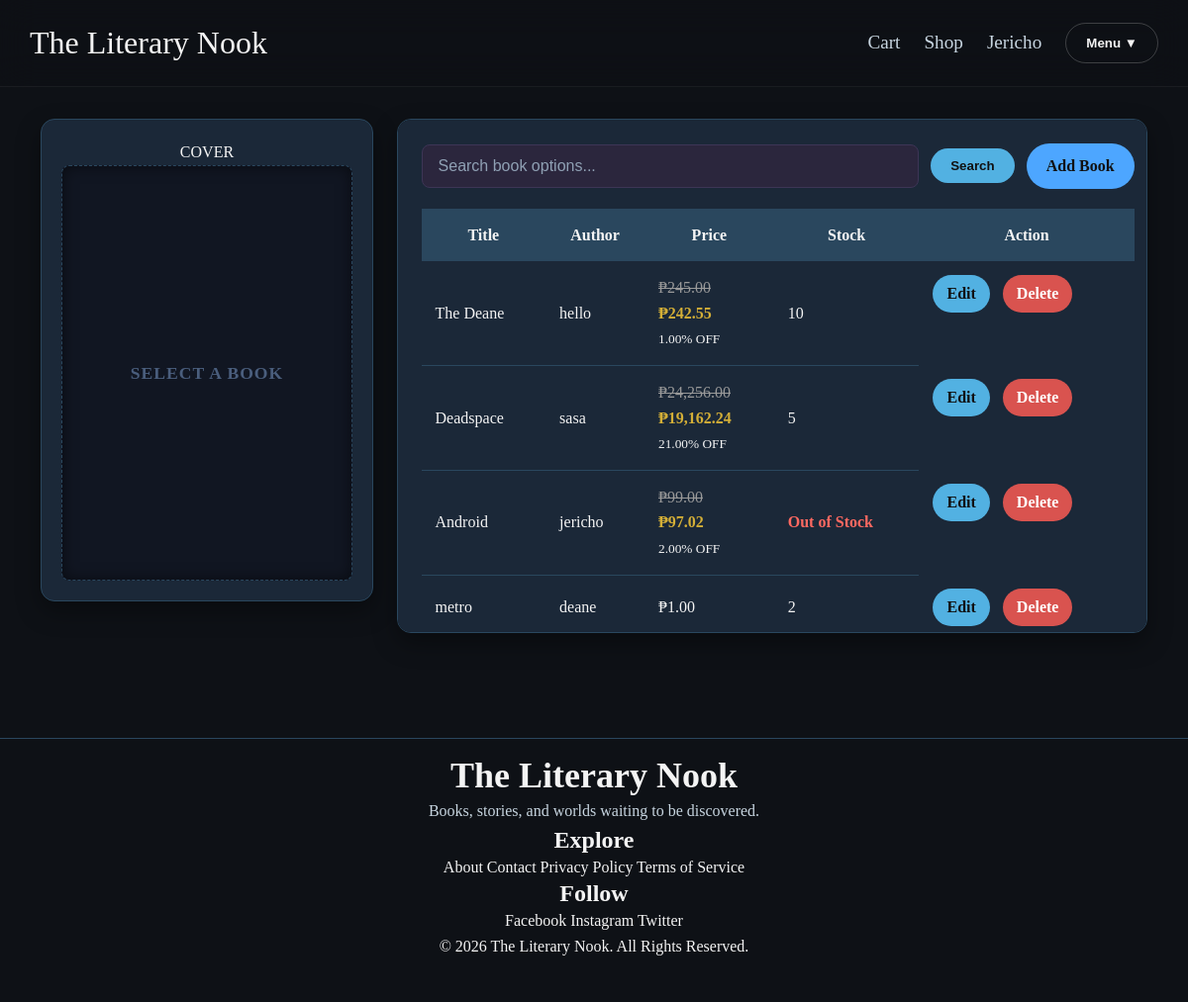
Screenshot of /admin/books.php (signed in) with the database file from the repository.
### tables this page shows
CREATE TABLE `books` (
  `id` int(11) NOT NULL,
  `title` varchar(200) NOT NULL,
  `author` varchar(150) NOT NULL,
  `isbn` varchar(30) DEFAULT NULL,
  `genre` varchar(100) DEFAULT NULL,
  `publication_year` int(11) DEFAULT NULL,
  `publisher` varchar(150) DEFAULT NULL,
  `format` enum('Hardcover','Paperback','E-Book','Audiobook') DEFAULT NULL,
  `price` decimal(10,2) DEFAULT NULL,
  `discount_percent` decimal(5,2) NOT NULL DEFAULT 0.00,
  `stock` int(11) DEFAULT 0,
  `description` text DEFAULT NULL,
  `cover` varchar(255) DEFAULT NULL,
  `created_at` timestamp NOT NULL DEFAULT current_timestamp()
);

### admin/books.php (the view, shortened to what this page needs)
<?php
require_once(ROOT_PATH . "/includes/db.php");
require_once(ROOT_PATH . "/includes/header.php");
$result = mysqli_query($conn, "SELECT * FROM books ORDER BY id DESC");
?>
<div class="admin-wide-container">
    <div class="inventory-split-layout">
        <div class="cover-preview-card">
            <div class="preview-title-tag">COVER</div>
            <div class="preview-viewport-placeholder" id="placeholder-box">
                <span>Select a book</span>
            </div>
        </div>
        <div class="inventory-table-card">
            <div class="inventory-control-bar">
                <input type="text" class="mock-search-input" placeholder="Search book options...">
                <button class="btn btn-primary" style="background:#52B1E2; padding: 10px 20px;">Search</button>
                <a href="add_book.php" class="btn btn-primary" style="background:#4da6ff; padding: 10px 20px;">Add Book</a>
            </div>
            <table>
                <thead>
                    <tr>
                        <th>Title</th>
                        <th>Author</th>
                        <th>Price</th>
                        <th>Stock</th>
                        <th>Action</th>
                    </tr>
                </thead>
                <tbody>
                    <?php while($book = mysqli_fetch_assoc($result)){ ?>
                    <tr data-cover="../<?php echo $book['cover']; ?>" onclick="switchPreviewCover(this)">
                        <td><?php echo htmlspecialchars($book['title']); ?></td>
                        <td><?php echo htmlspecialchars($book['author']); ?></td>
                            <?php
                            $discounted = $book["price"];
                            if($book["discount_percent"] > 0){
                                $discounted =
                                    $book["price"] *
                                    (1 - ($book["discount_percent"]/100));
                            }
                            ?>
                            <td>
                            <?php if($book["discount_percent"] > 0): ?>
                                <span style="text-decoration:line-through;color:#999;">
                                    ₱<?= number_format($book["price"],2) ?>
                                </span>
                                <br>
                                <span style="color:#D4AF37;font-weight:bold;">
                                    ₱<?= number_format($discounted,2) ?>
                                </span>
                                <br>
                                <small>
                                    <?= $book["discount_percent"] ?>% OFF
                                </small>
                            <?php else: ?>
                                ₱<?= number_format($book["price"],2) ?>
                            <?php endif; ?>
                            </td>
                        <td>
                            <?php
                            if($book['stock'] == 0){
                                echo "<span class='out-stock'>Out of Stock</span>";
                            } else {
                                echo $book['stock'];
                            }
                            ?>
                        </td>
                        <td>
                            <a class="btn btn-primary" style="background:#52B1E2; padding:6px 14px;" href="edit_book.php?id=<?php echo $book['id']; ?>">Edit</a>
                            <a class="btn btn-danger" style="padding:6px 14px; margin-left: 5px;" href="delete_book.php?id=<?php echo $book['id']; ?>" onclick="return confirm('Are you sure you want to delete this book?');">Delete</a>
                        </td>
                    </tr>
                    <?php } ?>
                </tbody>
            </table>
        </div>
    </div>
</div>
<?php require_once(ROOT_PATH . "/includes/footer.php"); ?>

### assets/css/base.css (style rules this page uses)
*, *::before, *::after { box-sizing:border-box; margin:0; padding:0; }
:root { --bg:#0E1116; --surface:#171C24; --card:#1B2838; --border:#2A475E; --primary:#D4AF37; --primary-hover:#E7C866; --secondary:#66C0F4; --text:#F4F4F4; --text-light:#C7D5E0; --text-muted:#8FA0B4; --success:#49D17D; --danger:#FF6961; --radius-sm:8px; --radius-md:16px; --radius-lg:24px; --radius-pill:999px; --shadow-sm:0 6px 12px rgba(0,0,0,.15); --shadow-md:0 12px 25px rgba(0,0,0,.30); --shadow-lg:0 20px 45px rgba(0,0,0,.45); --space-xs:8px; --space-sm:16px; --space-md:24px; --space-lg:32px; --space-xl:48px; --space-xxl:64px; --navbar-height:90px; --font-heading:'Playfair Display',serif; --font-body:'Inter',sans-serif; }
body { background:var(--bg); color:var(--text); min-height:100vh; overflow-x:hidden; line-height:1.6; }
a { color:inherit; text-decoration:none; transition:.25s ease; }

### assets/css/components.css (style rules this page uses)
.btn { display:inline-flex; align-items:center; justify-content:center; gap:8px; padding:12px 20px; border:none; border-radius:var(--radius-pill); cursor:pointer; font-weight:600; transition:.25s ease; text-decoration:none; }
.btn-primary { background:var(--primary); color:#111; }
.btn-danger { background:#d9534f; color:white; }
.btn-danger { background:#d9534f; color:white; margin-left:8px; }

### assets/css/forms.css (style rules this page uses)
input, textarea, select { width:100%; padding:12px 14px; border:1px solid var(--border); border-radius:var(--radius-sm); background:var(--border); color:var(--text); outline:none; transition:.25s ease; }
input::placeholder, textarea::placeholder { color:var(--text-muted); }

### assets/css/books.css (style rules this page uses)
table { width:100%; border-collapse:collapse; margin-top:20px; }
table th { background:var(--border); padding:14px; }
table td { padding:14px; border-bottom:1px solid var(--border); }
.out-stock { color:var(--danger); font-weight:600; }

### assets/css/admin.css (style rules this page uses)
.admin-wide-container { width: 98%; max-width: 1600px; margin: 0 auto; padding: 10px 0; }
.inventory-split-layout { display: flex; flex-direction: row; align-items: flex-start; gap: 24px; width: 100%; }
.cover-preview-card { flex: 0 0 30%; min-width: 320px; max-width: 400px; background: #1B2838; border: 1px solid #2A475E; border-radius: 14px; padding: 20px; box-shadow: 0 10px 25px rgba(0,0,0,0.35); display: flex; flex-direction: column; align-items: center; height: auto; }
.inventory-table-card { flex: 1; background: #1B2838; border: 1px solid #2A475E; border-radius: 14px; padding: 24px; box-shadow: 0 10px 25px rgba(0,0,0,0.35); max-height: 520px; overflow-y: auto; padding-right: 12px; }
.inventory-table-card table tbody td:last-child { display: flex; gap: 8px; align-items: center; justify-content: flex-start; border-bottom: none; }
.inventory-control-bar { display: flex; gap: 12px; margin-bottom: 20px; align-items: center; }
.inventory-control-bar .mock-search-input { flex: 1; background: #2B263D; border: 1px solid #3D3556; padding: 12px 16px; border-radius: 8px; color: #FFFFFF; font-size: 1rem; outline: none; }
.cover-preview-card .preview-viewport-placeholder { width: 100%; max-width: 362px; height: 420px; background: #111622; border-radius: 8px; border: 1px dashed #2A475E; display: flex; justify-content: center; align-items: center; box-shadow: inset 0 0 15px rgba(0,0,0,0.5); }
.cover-preview-card .preview-viewport-placeholder span { color: #4A5E7D; font-size: 1.1rem; font-weight: 600; text-transform: uppercase; letter-spacing: 1px; }

### rows the page displays
books: title "The Deane", author "hello", price "245.00", discounted "242.55", discount_percent "1.00", stock "10"
books: title "Deadspace", author "sasa", price "24,256.00", discounted "19,162.24", discount_percent "21.00", stock "5"
books: title "Android", author "jericho", price "99.00", discounted "97.02", discount_percent "2.00", stock "Out of Stock"
books: title "metro", author "deane", price "1.00", stock "2"

### other values shown
explode(' ', $_SESSION["fullname"])[0] "Jericho"
